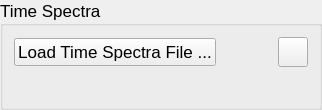
                     <widget class="QGroupBox" name="time_spectra_groupbox_2">
                      <property name="minimumSize">
                       <size>
                        <width>0</width>
                        <height>110</height>
                       </size>
                      </property>
                      <property name="maximumSize">
                       <size>
                        <width>16777215</width>
                        <height>110</height>
                       </size>
                      </property>
                      <property name="font">
                       <font>
                        <pointsize>13</pointsize>
                       </font>
                      </property>
                      <property name="title">
                       <string>Time Spectra</string>
                      </property>
                      <layout class="QVBoxLayout" name="verticalLayout_2">
                       <item>
                        <layout class="QHBoxLayout" name="horizontalLayout_3">
                         <item>
                          <widget class="QPushButton" name="import_time_spectra_button">
                           <property name="sizePolicy">
                            <sizepolicy hsizetype="Fixed" vsizetype="Fixed">
                             <horstretch>0</horstretch>
                             <verstretch>0</verstretch>
                            </sizepolicy>
                           </property>
                           <property name="text">
                            <string>Load Time Spectra File ...</string>
                           </property>
                          </widget>
                         </item>
                         <item>
                          <widget class="QLabel" name="time_spectra_folder">
                           <property name="autoFillBackground">
                            <bool>false</bool>
                           </property>
                           <property name="text">
                            <string/>
                           </property>
                          </widget>
                         </item>
                         <item>
                          <spacer name="horizontalSpacer_4">
                           <property name="orientation">
                            <enum>Qt::Horizontal</enum>
                           </property>
                           <property name="sizeHint" stdset="0">
                            <size>
                             <width>40</width>
                             <height>20</height>
                            </size>
                           </property>
                          </spacer>
                         </item>
                         <item>
                          <widget class="QPushButton" name="preview_time_spectra_button">
                           <property name="sizePolicy">
                            <sizepolicy hsizetype="Fixed" vsizetype="Fixed">
                             <horstretch>0</horstretch>
                             <verstretch>0</verstretch>
                            </sizepolicy>
                           </property>
                           <property name="minimumSize">
                            <size>
                             <width>30</width>
                             <height>30</height>
                            </size>
                           </property>
                           <property name="maximumSize">
                            <size>
                             <width>30</width>
                             <height>30</height>
                            </size>
                           </property>
                           <property name="text">
                            <string/>
                           </property>
                          </widget>
                         </item>
                        </layout>
                       </item>
                       <item>
                        <layout class="QHBoxLayout" name="horizontalLayout_8">
                         <item>
                          <widget class="QLabel" name="time_spectra">
                           <property name="text">
                            <string/>
                           </property>
                          </widget>
                         </item>
                         <item>
                          <spacer name="horizontalSpacer_7">
                           <property name="orientation">
                            <enum>Qt::Horizontal</enum>
                           </property>
                           <property name="sizeHint" stdset="0">
                            <size>
                             <width>40</width>
                             <height>20</height>
                            </size>
                           </property>
                          </spacer>
                         </item>
                        </layout>
                       </item>
                      </layout>
                     </widget>
